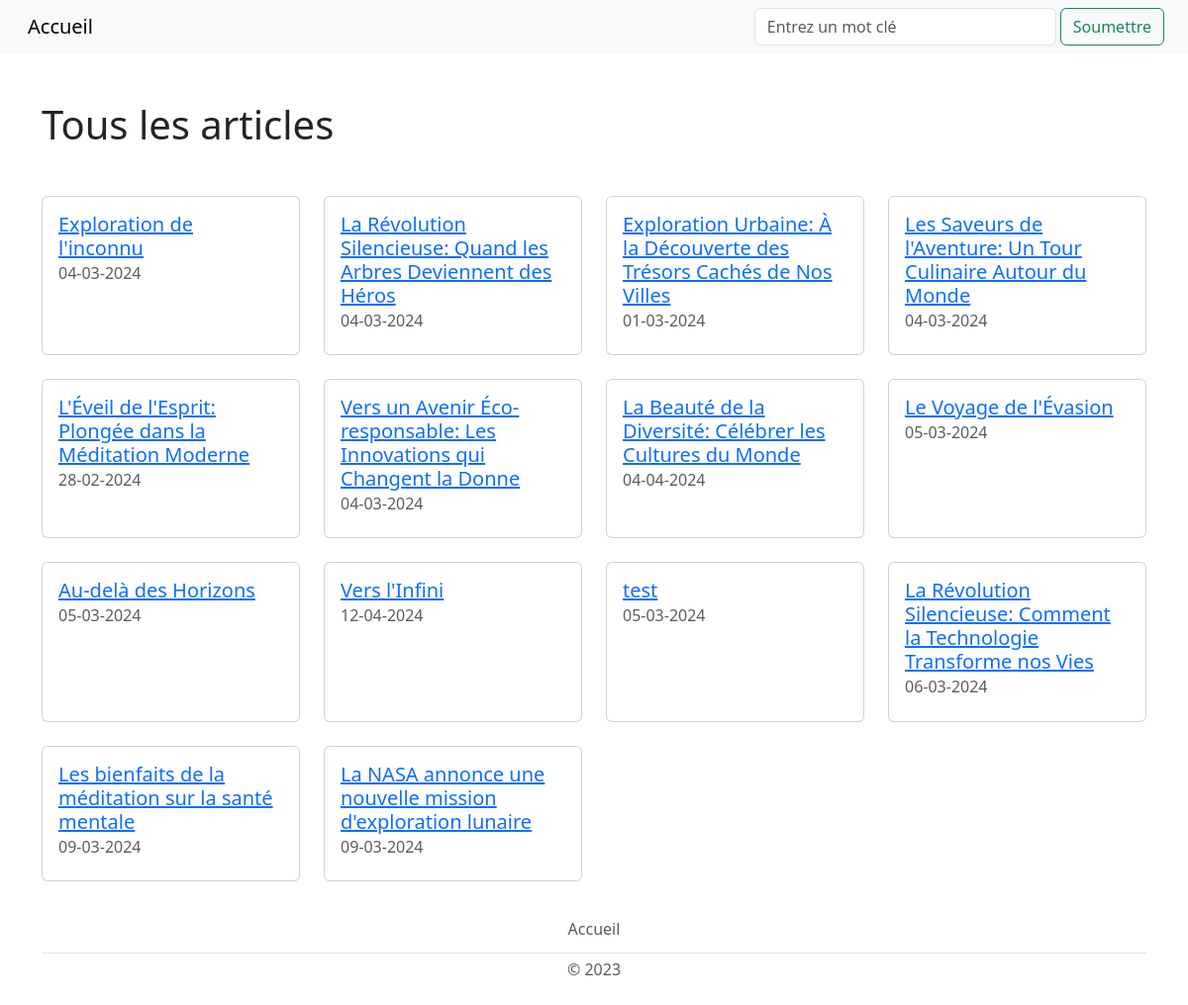
/resultats/, run on an earlier commit of the app's database.
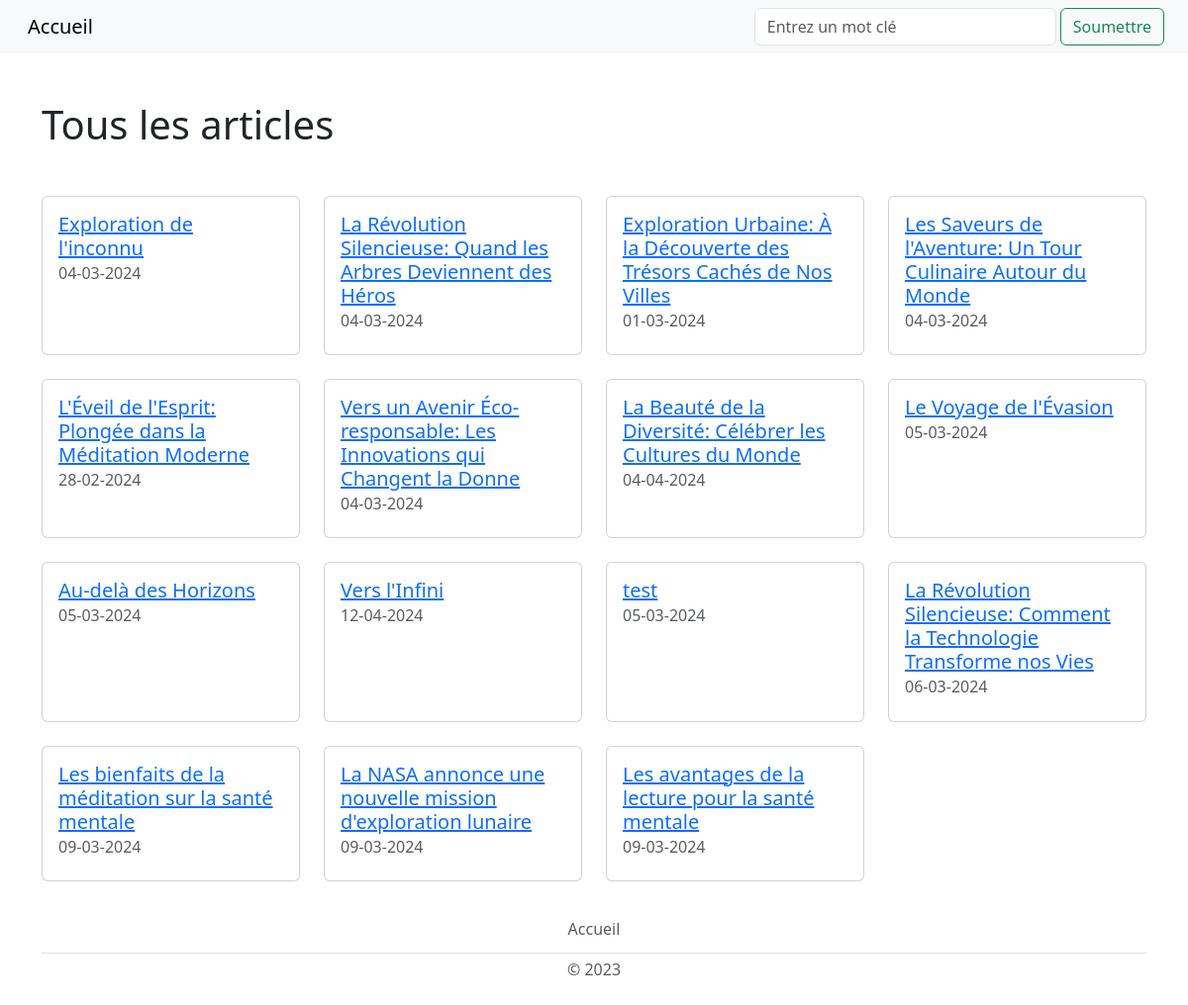
And on a later commit of the database.
### tables this page shows
CREATE TABLE ARTICLES (
    id_article VARCHAR(50) PRIMARY KEY,
    titre_article varchar(100) NOT NULL,
    date_publication DATE NOT NULL,
    contenu TEXT NOT NULL,
    id_utilisateur INTEGER NOT NULL,
    CONSTRAINT fk_auteur FOREIGN KEY (id_utilisateur) REFERENCES UTILISATEURS(id_utilisateur)
);

### recherche.py (the view)
@app.route('/resultats/<query>', methods=['GET'])
@app.route('/resultats/', defaults={'query': None}, methods=['GET'])
def resultats(query):
    titre="Résultats"
    if query:
        db = Database.get_db()
        articles = db.get_articles(query)
    else:
        db = Database.get_db()
        articles = db.get_articles()
    return render_template('resultats.html', query=query, articles=articles,
                           titre=titre)

### app.py (called while the page is built)
@app.teardown_appcontext
def close_connection(exception):
    db = getattr(g, '_database', None)
    if db is not None:
        db.disconnect()

### database.py (called while the page is built)
    @staticmethod
    def get_db():
        database = getattr(g, '_database', None)
        if database is None:
            g._database = Database()
        return g._database

    def disconnect(self):
        if self.user_connection is not None:
            self.user_connection.close()
        if self.photo_connection is not None:
            self.photo_connection.close()
        if self.session_connection is not None:
            self.session_connection.close()
        if self.article_connection is not None:
            self.article_connection.close()

    def get_article_connection(self):
        if self.article_connection is None:
            self.article_connection = sqlite3.connect('db/articles.db')
        return self.article_connection

    def get_articles(self, recherche_input=None):
        cursor = self.get_article_connection().cursor()
        if recherche_input:
            cursor.execute(
                "SELECT * FROM articles WHERE titre_article LIKE ? OR "
                "contenu LIKE ?",
                ('%' + recherche_input + '%', '%' + recherche_input + '%'))
        else:
            cursor.execute(
                "SELECT id_article, titre_article, date_publication, "
                "contenu, id_utilisateur FROM articles")
        return cursor.fetchall()

### templates/resultats.html
{% extends "layout.html" %}
{% block content %}
    <div class="container">
        {% if query %}
            <h1 class="my-5">Résultats de la recherche pour "{{ query }}"</h1>
        {% else %}
            <h1 class="my-5">Tous les articles</h1>
        {% endif %}
        <div class="row row-cols-1 row-cols-md-2 row-cols-lg-4">
            {% for article in articles %}
                <div class="col mb-4">
                    <div class="card h-100">
                        <div class="card-body">
                            <a href="{{ url_for('article', identifiant=article[0]) }}"
                               class="card-link">
                                <h5 class="card-title">{{ article[1] }}</h5>
                            </a>
                            <h6 class="card-subtitle mb-2 text-muted">{{ article[2] }}</h6>
                        </div>
                    </div>
                </div>
            {% endfor %}
        </div>
    </div>
{% endblock %}

### templates/layout.html (shortened to what this page needs)
<!DOCTYPE html>
<html lang="fr">
<head>
    <link href="https://cdn.jsdelivr.net/npm/bootstrap@5.3.0-alpha1/dist/css/bootstrap.min.css"
          rel="stylesheet">
    <link rel="stylesheet"
          href="{{ url_for('static', filename='css/style.css') }}">
</head>
<body style="display: flex; flex-direction: column; min-height: 100vh;">
<nav class="navbar navbar-expand-lg bg-body-tertiary">
    <div class="container-fluid">
        <ul class="navbar-nav">
            <li class="nav-item">
                <a class="navbar-brand px-3" href="{{ url_for('accueil') }}">Accueil</a>
            </li>
        </ul>
        <form action="{{ url_for('recherche') }}" class="d-flex mx-2"
              method="POST" role="search">
            <label>
                <input class="form-control me-5" name="recherche_input"
                       placeholder="Entrez un mot clé"
                       type="search"
                       title="Pour voir tous les articles, laisser le champ vide et cliquer sur Soumettre.">
            </label>
            <button class="btn btn-outline-success mx-1" type="submit">
                Soumettre
            </button>
        </form>
    </div>
</nav>
{% block content %}{% endblock %}
<footer class="py-1 my-1 mt-auto">
    <div class="container">
        <ul class="nav justify-content-center border-bottom pb-1 mb-1">
            <li class="nav-item"><a href="{{ url_for('accueil') }}"
                                    class="nav-link px-2 text-body-secondary">Accueil</a>
            </li>
        </ul>
        <p class="text-center text-body-secondary">© 2023</p>
    </div>
</footer>
</body>
</html>

What changed in the data, as far as the page shows it:
added ARTICLES: titre_article "Les avantages de la lecture pour la santé mentale", date_publication "09-03-2024"
